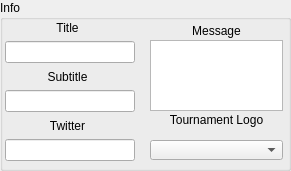
       <widget class="QGroupBox" name="InfoGroupbox">
        <property name="sizePolicy">
         <sizepolicy hsizetype="Fixed" vsizetype="Fixed">
          <horstretch>0</horstretch>
          <verstretch>0</verstretch>
         </sizepolicy>
        </property>
        <property name="minimumSize">
         <size>
          <width>291</width>
          <height>171</height>
         </size>
        </property>
        <property name="maximumSize">
         <size>
          <width>291</width>
          <height>171</height>
         </size>
        </property>
        <property name="title">
         <string>Info</string>
        </property>
        <widget class="QWidget" name="layoutWidget_11">
         <property name="geometry">
          <rect>
           <x>0</x>
           <y>20</y>
           <width>135</width>
           <height>141</height>
          </rect>
         </property>
         <layout class="QVBoxLayout" name="verticalLayout_7">
          <item>
           <widget class="QLabel" name="TitleLabel">
            <property name="text">
             <string>Title</string>
            </property>
            <property name="alignment">
             <set>Qt::AlignCenter</set>
            </property>
           </widget>
          </item>
          <item>
           <widget class="QLineEdit" name="TitleEdit">
            <property name="maximumSize">
             <size>
              <width>130</width>
              <height>16777215</height>
             </size>
            </property>
            <property name="layoutDirection">
             <enum>Qt::RightToLeft</enum>
            </property>
            <property name="frame">
             <bool>true</bool>
            </property>
            <property name="alignment">
             <set>Qt::AlignLeading|Qt::AlignLeft|Qt::AlignVCenter</set>
            </property>
            <property name="clearButtonEnabled">
             <bool>false</bool>
            </property>
           </widget>
          </item>
          <item>
           <widget class="QLabel" name="SubtitleLabel">
            <property name="text">
             <string>Subtitle</string>
            </property>
            <property name="alignment">
             <set>Qt::AlignCenter</set>
            </property>
           </widget>
          </item>
          <item>
           <widget class="QLineEdit" name="SubtitleEdit">
            <property name="maximumSize">
             <size>
              <width>130</width>
              <height>16777215</height>
             </size>
            </property>
            <property name="layoutDirection">
             <enum>Qt::RightToLeft</enum>
            </property>
           </widget>
          </item>
          <item>
           <widget class="QLabel" name="TwitterLabel">
            <property name="text">
             <string>Twitter</string>
            </property>
            <property name="alignment">
             <set>Qt::AlignCenter</set>
            </property>
           </widget>
          </item>
          <item>
           <widget class="QLineEdit" name="TwitterEdit">
            <property name="maximumSize">
             <size>
              <width>130</width>
              <height>16777215</height>
             </size>
            </property>
            <property name="layoutDirection">
             <enum>Qt::RightToLeft</enum>
            </property>
           </widget>
          </item>
         </layout>
        </widget>
        <widget class="QLabel" name="MessageLabel">
         <property name="geometry">
          <rect>
           <x>150</x>
           <y>20</y>
           <width>133</width>
           <height>21</height>
          </rect>
         </property>
         <property name="sizePolicy">
          <sizepolicy hsizetype="Preferred" vsizetype="Maximum">
           <horstretch>0</horstretch>
           <verstretch>0</verstretch>
          </sizepolicy>
         </property>
         <property name="maximumSize">
          <size>
           <width>16777215</width>
           <height>50</height>
          </size>
         </property>
         <property name="text">
          <string>Message</string>
         </property>
         <property name="alignment">
          <set>Qt::AlignCenter</set>
         </property>
        </widget>
        <widget class="QPlainTextEdit" name="MessageEdit">
         <property name="geometry">
          <rect>
           <x>150</x>
           <y>40</y>
           <width>133</width>
           <height>71</height>
          </rect>
         </property>
         <property name="maximumSize">
          <size>
           <width>133</width>
           <height>71</height>
          </size>
         </property>
        </widget>
        <widget class="QLabel" name="LogoLabel">
         <property name="geometry">
          <rect>
           <x>150</x>
           <y>110</y>
           <width>133</width>
           <height>20</height>
          </rect>
         </property>
         <property name="text">
          <string>Tournament Logo</string>
         </property>
         <property name="alignment">
          <set>Qt::AlignCenter</set>
         </property>
        </widget>
        <widget class="QComboBox" name="LogoCombo">
         <property name="geometry">
          <rect>
           <x>150</x>
           <y>140</y>
           <width>133</width>
           <height>20</height>
          </rect>
         </property>
        </widget>
       </widget>
